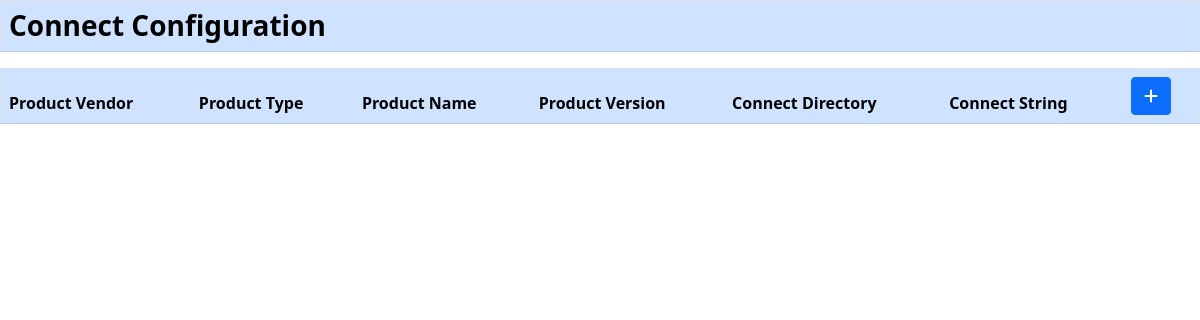
The app's page /scheduler/connect_config, older data.
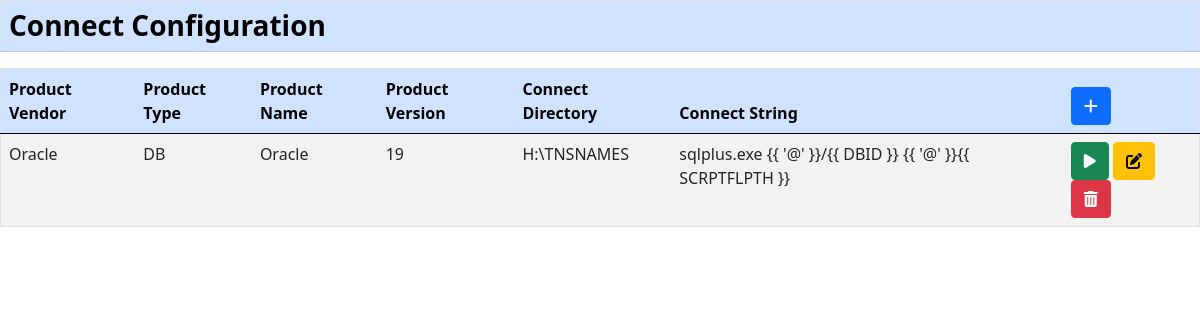
The same page, newer data.
### scheduler/models.py (models this page shows)
class SchedulerConnectConfig(models.Model):
  class Meta:
    unique_together = (('vndr_nm', 'prdct_typ', 'prdct_nm', 'prdct_ver'))
  vndr_nm = models.CharField(max_length=30)
  prdct_typ = models.CharField(max_length=30)
  prdct_nm = models.CharField(max_length=30)
  prdct_ver = models.CharField(max_length=30)
  cnnct_dir = models.CharField(max_length=3200)
  cnnct_strng = models.CharField(max_length=3200)
  crt_ts = models.DateTimeField('date created', default=datetime.now())
  updt_ts = models.DateTimeField('date updated', default=datetime.now())

### scheduler/views.py (the view)
def get_all_connect_config(request):
  if request.method == "GET":
    all_config = smo.SchedulerConnectConfig.objects.all().values()
    out_load = {l["id"]: l for l in all_config}
    print(out_load)
    return render(request, "connect.html", context={"list": out_load})

### scheduler/templates/connect.html (shortened to what this page needs)
{% extends "base.html" %}
{% block content %}
<h3 class="prcs-header">
  <table class="table table-striped" border="1">
    <thead class="table-primary">
      <tr>
        <th scope="col">Connect Configuration</th>
      </tr>
    </thead>
  </table>
</h3>
<table class="table table-striped" border="1">
  <thead class="table-primary">
    <tr>
      <th scope="col">Product Vendor</th>
      <th scope="col">Product Type</th>
      <th scope="col">Product Name</th>
      <th scope="col">Product Version</th>
      <th scope="col">Connect Directory</th>
      <th scope="col">Connect String</th>
      <td><button type="button" class="btn btn-primary"
          onclick='edit_connect_config(null, null, null, null, null, null, null)' data-bs-toggle="modal"
          data-bs-target="#editConnectConfigModal"><i class="fa-solid fa-plus"></i></button></td>
    </tr>
  </thead>
  {% for k,v in list.items %}
  <tr scope="row">
    <td>{{ v.vndr_nm }}</td>
    <td>{{ v.prdct_typ }}</td>
    <td>{{ v.prdct_nm }}</td>
    <td>{{ v.prdct_ver }}</td>
    <td>{{ v.cnnct_dir }}</td>
    <td>{{ v.cnnct_strng }}</td>
    <td>
      <button type="button" class="btn btn-success" onclick='edit_connect_config("{{ k }}", "{{ v.vndr_nm }}",
           "{{ v.prdct_typ }}", "{{ v.prdct_nm }}", "{{ v.prdct_ver }}", "{{ v.cnnct_dir }}", "{{ v.cnnct_strng }}")'
        data-bs-toggle="modal" data-bs-target="#editConnectConfigModal"><i class="fa-solid fa-play"></i></button>
      <button type="button" class="btn btn-warning" onclick='edit_connect_config("{{ k }}", "{{ v.vndr_nm }}",
           "{{ v.prdct_typ }}", "{{ v.prdct_nm }}", "{{ v.prdct_ver }}", "{{ v.cnnct_dir }}", "{{ v.cnnct_strng }}")'
        data-bs-toggle="modal" data-bs-target="#editConnectConfigModal"><i
          class="fa-solid fa-pen-to-square"></i></button>
      <button type="button" class="btn btn-danger"
        onclick='delete_connect_config("{{ k }}","{{ v.vndr_nm }} > {{ v.prdct_typ }} > {{ v.prdct_nm }} > {{ v.prdct_ver }}" )'
        data-bs-toggle="modal" data-bs-target="#confirmConnectConfigModal"><i
          class="fa-solid fa-trash-can"></i></button>
    </td>
  </tr>
  {% endfor %}
</table>
{% endblock %}

Row changes from the older to the newer data that the page shows:
added SchedulerConnectConfig: vndr_nm "Oracle", prdct_typ "DB", prdct_nm "Oracle", prdct_ver "19", cnnct_dir "H:\\TNSNAMES", cnnct_strng "sqlplus.exe {{ '@' }}/{{ DBID }} {{ '@' }}{{ SCRPTFLPTH }}"
